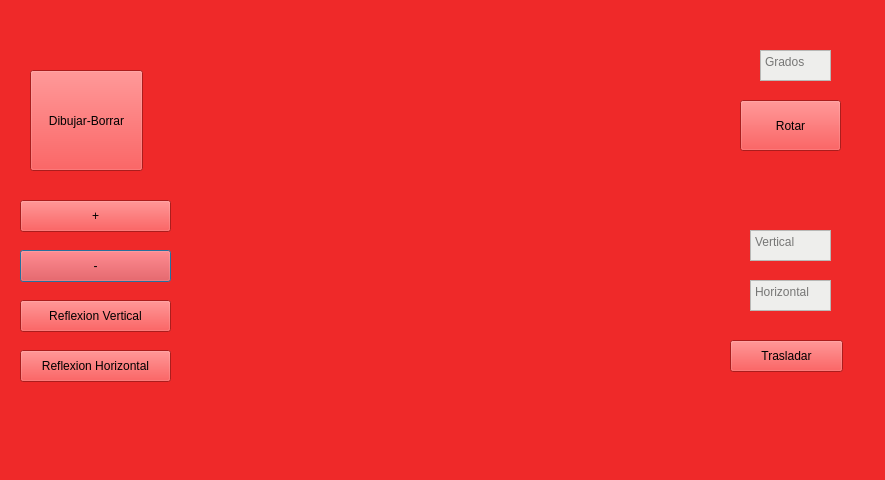
<?xml version="1.0" encoding="UTF-8"?>
<ui version="4.0">
 <class>prismabaserect</class>
 <widget class="QDialog" name="prismabaserect">
  <property name="geometry">
   <rect>
    <x>0</x>
    <y>0</y>
    <width>885</width>
    <height>480</height>
   </rect>
  </property>
  <property name="windowTitle">
   <string>Prisma Base Rectangular</string>
  </property>
  <property name="styleSheet">
   <string notr="true">background-color: rgb(239, 41, 41);</string>
  </property>
  <widget class="QPushButton" name="pushButton_5">
   <property name="geometry">
    <rect>
     <x>20</x>
     <y>250</y>
     <width>151</width>
     <height>32</height>
    </rect>
   </property>
   <property name="text">
    <string>-</string>
   </property>
  </widget>
  <widget class="QPushButton" name="pushButton">
   <property name="enabled">
    <bool>true</bool>
   </property>
   <property name="geometry">
    <rect>
     <x>30</x>
     <y>70</y>
     <width>113</width>
     <height>101</height>
    </rect>
   </property>
   <property name="text">
    <string>Dibujar-Borrar</string>
   </property>
  </widget>
  <widget class="QPushButton" name="pushButton_4">
   <property name="geometry">
    <rect>
     <x>20</x>
     <y>200</y>
     <width>151</width>
     <height>32</height>
    </rect>
   </property>
   <property name="text">
    <string>+</string>
   </property>
  </widget>
  <widget class="QPushButton" name="pushButton_7">
   <property name="geometry">
    <rect>
     <x>20</x>
     <y>300</y>
     <width>151</width>
     <height>32</height>
    </rect>
   </property>
   <property name="text">
    <string>Reflexion Vertical</string>
   </property>
  </widget>
  <widget class="QTextEdit" name="boxXinicio">
   <property name="geometry">
    <rect>
     <x>750</x>
     <y>280</y>
     <width>81</width>
     <height>31</height>
    </rect>
   </property>
   <property name="styleSheet">
    <string notr="true">background-color: rgb(238, 238, 236);</string>
   </property>
   <property name="placeholderText">
    <string>Horizontal</string>
   </property>
  </widget>
  <widget class="QPushButton" name="pushButton_3">
   <property name="geometry">
    <rect>
     <x>740</x>
     <y>100</y>
     <width>101</width>
     <height>51</height>
    </rect>
   </property>
   <property name="text">
    <string>Rotar</string>
   </property>
  </widget>
  <widget class="QPushButton" name="pushButton_2">
   <property name="geometry">
    <rect>
     <x>730</x>
     <y>340</y>
     <width>113</width>
     <height>32</height>
    </rect>
   </property>
   <property name="text">
    <string>Trasladar</string>
   </property>
  </widget>
  <widget class="QPushButton" name="pushButton_6">
   <property name="geometry">
    <rect>
     <x>20</x>
     <y>350</y>
     <width>151</width>
     <height>32</height>
    </rect>
   </property>
   <property name="text">
    <string>Reflexion Horizontal</string>
   </property>
  </widget>
  <widget class="QTextEdit" name="boxGrados">
   <property name="geometry">
    <rect>
     <x>760</x>
     <y>50</y>
     <width>71</width>
     <height>31</height>
    </rect>
   </property>
   <property name="styleSheet">
    <string notr="true">background-color: rgb(238, 238, 236);</string>
   </property>
   <property name="placeholderText">
    <string>Grados</string>
   </property>
  </widget>
  <widget class="QTextEdit" name="boxYinicio">
   <property name="geometry">
    <rect>
     <x>750</x>
     <y>230</y>
     <width>81</width>
     <height>31</height>
    </rect>
   </property>
   <property name="styleSheet">
    <string notr="true">background-color: rgb(238, 238, 236);</string>
   </property>
   <property name="placeholderText">
    <string>Vertical</string>
   </property>
  </widget>
 </widget>
 <resources/>
 <connections/>
</ui>
